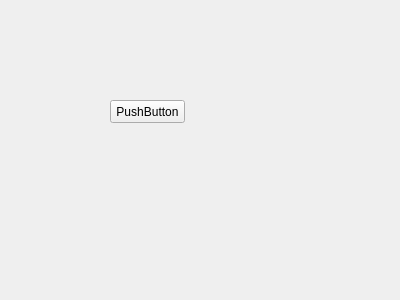
<?xml version="1.0" encoding="UTF-8"?>
<ui version="4.0">
 <class>Form</class>
 <widget class="QWidget" name="Form">
  <property name="geometry">
   <rect>
    <x>0</x>
    <y>0</y>
    <width>400</width>
    <height>300</height>
   </rect>
  </property>
  <property name="windowTitle">
   <string>Form</string>
  </property>
  <widget class="QPushButton" name="widget2">
   <property name="geometry">
    <rect>
     <x>110</x>
     <y>100</y>
     <width>75</width>
     <height>23</height>
    </rect>
   </property>
   <property name="text">
    <string>PushButton</string>
   </property>
  </widget>
 </widget>
 <resources/>
 <connections/>
</ui>
